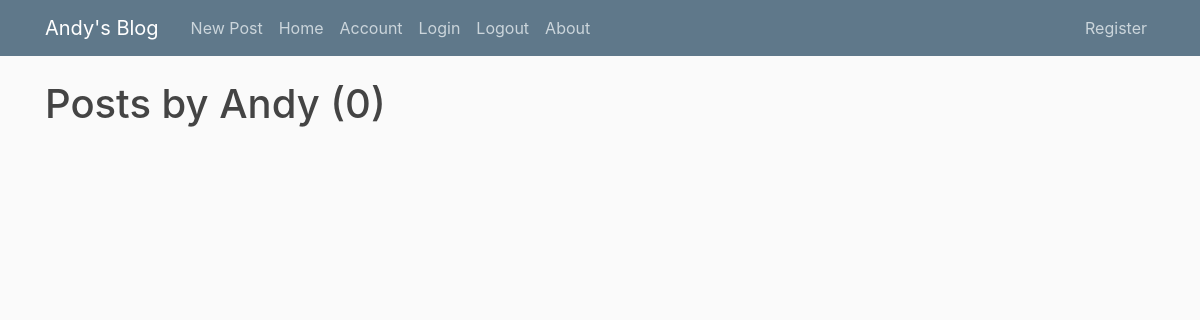
/user/Andy, run on an earlier commit of the app's database.
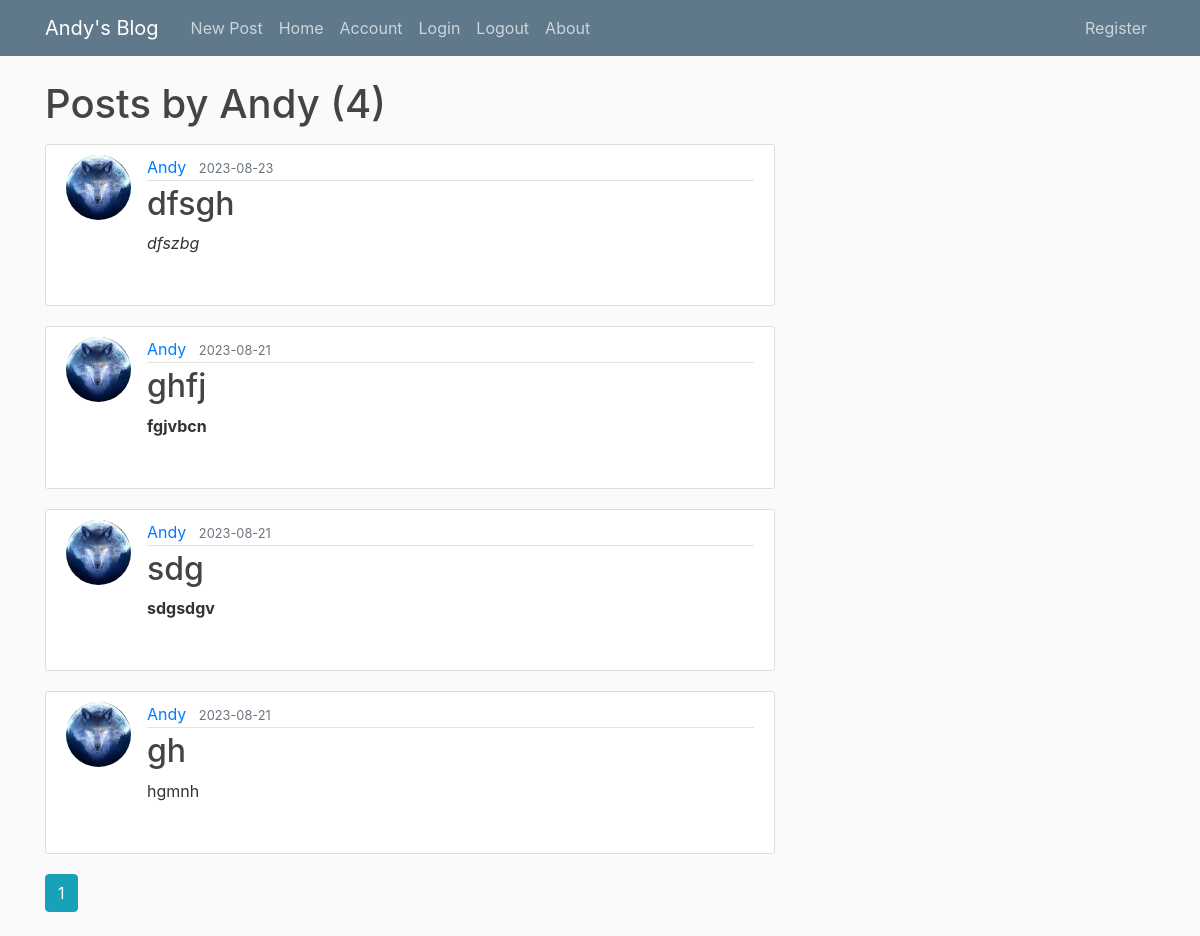
And on a later commit of the database.
### flaskblog/models.py (models this page shows, shortened)
class User(db.Model, UserMixin):
    id = db.Column(db.Integer, primary_key=True)
    username = db.Column(db.String(20), unique=True, nullable=False)
    email = db.Column(db.String(120), unique=True, nullable=False)
    image_file = db.Column(db.String(20), nullable=False, default='default.jpg')
    password = db.Column(db.String(60), nullable=False)
    posts = db.relationship('Post', backref='author', lazy=True)
    is_admin = db.Column(db.Boolean, default=False)
    can_add_post = db.Column(db.Boolean, default=False)
    can_update_post = db.Column(db.Boolean, default=False)
    can_delete_post = db.Column(db.Boolean, default=False)

class Post(db.Model):
    id = db.Column(db.Integer, primary_key=True)
    title = db.Column(db.String(100), nullable=False)
    date_posted = db.Column(db.DateTime, nullable=False, default=datetime.utcnow)
    content = db.Column(db.Text, nullable=False)
    user_id = db.Column(db.Integer, db.ForeignKey('user.id'), nullable=False)
    image_filename = db.Column(db.String(255))  # Store the filename of the uploaded image
    pdf_filename = db.Column(db.String(255))
    excel_filename = db.Column(db.String(255))   # Store the filename of the uploaded PDF
    files_filename = db.Column(db.String(255))
    files = db.relationship('File', secondary='post_file_association', back_populates='posts')

### flaskblog/users/routes.py (the view)
@users.route("/user/<string:username>")
def user_posts(username):
    page = request.args.get('page', 1, type=int)
    user = User.query.filter_by(username=username).first_or_404()
    posts = Post.query.filter_by(author=user)\
        .order_by(Post.date_posted.desc())\
        .paginate(page=page, per_page=5)
    return render_template('user_posts.html', posts=posts, user=user)

### flaskblog/templates/user_posts.html
{% extends "layout.html" %}
{% block content %}
    <h1 class="mb-3">Posts by {{ user.username }} ({{ posts.total }})</h1>
    {% for post in posts.items %}
        <article class="media content-section">
          <img class="rounded-circle article-img" src="{{ url_for('static', filename='profile_pics/' + post.author.image_file) }}">
          <div class="media-body">
            <div class="article-metadata">
              <a class="mr-2" href="{{ url_for('users.user_posts', username=post.author.username) }}">{{ post.author.username }}</a>
              <small class="text-muted">{{ post.date_posted.strftime('%Y-%m-%d') }}</small>
            </div>
            <h2><a class="article-title" href="{{ url_for('posts.post', post_id=post.id) }}">{{ post.title }}</a></h2>
            <div class="article-content">{{ post.content | safe }}</div>
          </div>
        </article>
    {% endfor %}
    {% for page_num in posts.iter_pages(left_edge=1, right_edge=1, left_current=1, right_current=2) %}
      {% if page_num %}
        {% if posts.page == page_num %}
          <a class="btn btn-info mb-4" href="{{ url_for('users.user_posts', username=user.username, page=page_num) }}">{{ page_num }}</a>
        {% else %}
          <a class="btn btn-outline-info mb-4" href="{{ url_for('users.user_posts', username=user.username, page=page_num) }}">{{ page_num }}</a>
        {% endif %}
      {% else %}
        ...
      {% endif %}
    {% endfor %}
{% endblock content %}

### flaskblog/templates/layout.html (shortened to what this page needs)
<!DOCTYPE html>
<html>
<head>
    <link rel="stylesheet" href="https://maxcdn.bootstrapcdn.com/bootstrap/4.0.0/css/bootstrap.min.css">
    <link rel="stylesheet" type="text/css" href="{{ url_for('static', filename='main.css') }}">
</head>
<body>
    <header class="site-header">
      <nav class="navbar navbar-expand-md navbar-dark bg-steel fixed-top">
        <div class="container">
          <a class="navbar-brand mr-4" href="/">Andy's Blog</a>
          <div class="collapse navbar-collapse" id="navbarToggle">
            <div class="navbar-nav mr-auto">
              <a class="nav-item nav-link" href="{{ url_for('posts.new_post') }}">New Post</a>
              <a class="nav-item nav-link" href="{{ url_for('main.home') }}">Home</a>
              <a class="nav-item nav-link" href="{{ url_for('users.account') }}">Account</a>
              <a class="nav-item nav-link" href="{{ url_for('users.login') }}">Login</a>
              <a class="nav-item nav-link" href="{{ url_for('users.logout') }}">Logout</a>
              <a class="nav-item nav-link" href="{{ url_for('main.about') }}">About</a>
            </div>
            <div class="navbar-nav">
              {% if current_user.is_authenticated %}
              <!--
                <a class="nav-item nav-link" href="{{ url_for('users.account') }}">Account</a>
                <a class="nav-item nav-link" href="{{ url_for('users.logout') }}">Logout</a>
              -->
                {% if current_user.is_admin %}
                  <a class="nav-item nav-link" href="{{ url_for('admin.admin_page') }}">Admin Page</a>
                {% endif %}
              {% else %}
                <a class="nav-item nav-link" href="{{ url_for('users.register') }}">Register</a>
              {% endif %}
            </div>
          </div>
        </div>
      </nav>
    </header>
    <main role="main" class="container">
      <div class="row">
        <div class="col-md-8">
          {% block content %}{% endblock %}
        </div>
        </div>
    </main>
</body>
</html>

### flaskblog/static/main.css (style rules this page uses)
body { background: #fafafa; color: #333333; margin-top: 5rem; }
h1, h2, h3, h4, h5, h6 { color: #444444; }
.bg-steel { background-color: #5f788a; }
.site-header .navbar-nav .nav-link { color: #cbd5db; }
.content-section { background: #ffffff; padding: 10px 20px; border: 1px solid #dddddd; border-radius: 3px; margin-bottom: 20px; }
.article-title { color: #444444; }
.article-content { white-space: pre-line; }
.article-img { height: 65px; width: 65px; margin-right: 16px; }
.article-metadata { padding-bottom: 1px; margin-bottom: 4px; border-bottom: 1px solid #e3e3e3 }

What changed in the data, as far as the page shows it:
added Post: image_file (picture), author.username "Andy", date_posted "2023-08-23", title "dfsgh", content "dfszbg"
added Post: image_file (picture), author.username "Andy", date_posted "2023-08-21", title "ghfj", content "fgjvbcn"
added Post: image_file (picture), author.username "Andy", date_posted "2023-08-21", title "sdg", content "sdgsdgv"
added Post: image_file (picture), author.username "Andy", date_posted "2023-08-21", title "gh", content "hgmnh"
Also different on the page:
{{ posts.total }}: "0" → "4"
new list line: "1"
